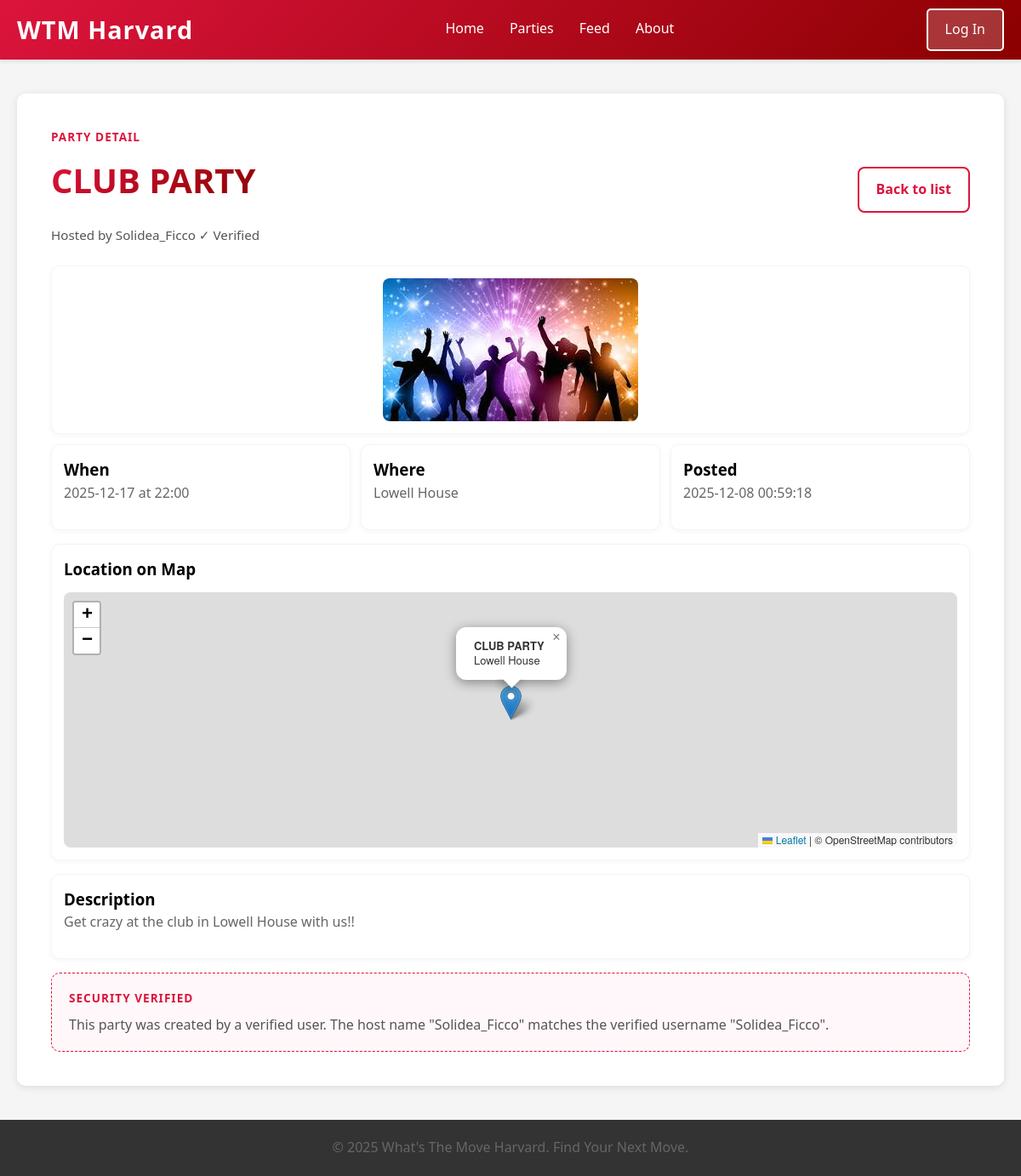
The page /party/12 on the database its author committed.
### tables this page shows
CREATE TABLE parties (id INTEGER PRIMARY KEY AUTOINCREMENT, user_id INTEGER NOT NULL, host_name TEXT NOT NULL, party_name TEXT NOT NULL, location TEXT NOT NULL, date TEXT NOT NULL, time TEXT NOT NULL, description TEXT, created_at TIMESTAMP DEFAULT CURRENT_TIMESTAMP, latitude REAL, longitude REAL, flyer_path TEXT, FOREIGN KEY (user_id) REFERENCES users(id));

CREATE TABLE users (id INTEGER PRIMARY KEY AUTOINCREMENT NOT NULL, username TEXT NOT NULL, hash TEXT NOT NULL, display_name TEXT);

### app.py (the view)
@app.route('/party/<int:party_id>')
def party_detail(party_id):
    conn = get_db_connection()
    party = conn.execute(
        """
        SELECT p.id,
               p.user_id,
               p.party_name,
               p.location,
               p.latitude,
               p.longitude,
               p.date,
               p.time,
               p.description,
               p.host_name,
               p.flyer_path,
               p.created_at,
               u.username AS created_by,
               u.display_name AS verified_host
        FROM parties p
        JOIN users u ON p.user_id = u.id
        WHERE p.id = ?
        """,
        (party_id,),
    ).fetchone()
    conn.close()
    if not party:
        return redirect(url_for('list_page'))
    return render_template('party_detail.html', party=party)

### app.py (called while the page is built)
def get_db_connection():
    conn = sqlite3.connect(DATABASE)
    conn.row_factory = sqlite3.Row
    return conn

### templates/party_detail.html (shortened to what this page needs)
{% extends "template.html" %}
{% block content %}
<div class="container">
    <div class="party-detail-header">
        <div>
            <p class="eyebrow">Party detail</p>
            <h1>{{ party['party_name'] }}</h1>
            <p class="party-meta">
                Hosted by {{ party['verified_host'] }}
                <span class="verified-badge">✓ Verified</span>
            </p>
        </div>
        <a class="btn ghost" href="/list">Back to list</a>
    </div>
    {% if party.flyer_path %}
    <div class="party-detail-card" style="margin-top: 16px;">
        <img src="{{ url_for('static', filename=party.flyer_path) }}"
             alt="{{ party.party_name }} flyer"
             style="max-width: 100%; max-height: 400px; object-fit: cover; border-radius: 8px; display: block; margin: 0 auto;">
    </div>
    {% endif %}
    <div class="party-detail-grid">
        <div class="party-detail-card">
            <h3>When</h3>
            <p>{{ party['date'] }} at {{ party['time'] }}</p>
        </div>
        <div class="party-detail-card">
            <h3>Where</h3>
            <p>{{ party['location'] }}</p>
        </div>
        <div class="party-detail-card">
            <h3>Posted</h3>
            <p>{{ party['created_at'] }}</p>
        </div>
    </div>
    {% if party.latitude and party.longitude %}
    <div class="party-detail-card" style="margin-top: 16px;">
        <h3>Location on Map</h3>
        <div id="partyMap"
             data-lat="{{ party.latitude }}"
             data-lng="{{ party.longitude }}"
             data-party-name="{{ party.party_name }}"
             data-location="{{ party.location }}"
             style="height: 300px; width: 100%; border-radius: 8px; margin-top: 12px;"></div>
    </div>
    {% endif %}
    <div class="party-detail-card" style="margin-top: 16px;">
        <h3>Description</h3>
        <p>{% if party['description'] %}{{ party['description'] }}{% else %}No description provided.{% endif %}</p>
    </div>
    <div class="auth-callout" style="margin-top: 16px;">
        <div>
            <p class="eyebrow">Security verified</p>
            <p class="small" style="margin-top: 6px;">
                This party was created by a verified user. The host name "{{ party['host_name'] }}" matches the verified username "{{ party['verified_host'] }}".
            </p>
        </div>
    </div>
</div>
{% if party.latitude and party.longitude %}
<link rel="stylesheet" href="https://unpkg.com/leaflet@1.9.4/dist/leaflet.css" />
{% endif %}
{% endblock %}

### static/style.css (style rules this page uses)
* { margin: 0; padding: 0; box-sizing: border-box; }
body { font-family: 'Segoe UI', Tahoma, Geneva, Verdana, sans-serif; background-color: #f5f5f5; line-height: 1.6; }
.container { background: white; padding: 40px; border-radius: 10px; box-shadow: 0 2px 10px rgba(0, 0, 0, 0.1); }
h1 { color: #333; margin-bottom: 20px; font-size: 2.5rem; background: linear-gradient(135deg, #dc143c 0%, #8b0000 100%); -webkit-background-clip: text; -webkit-text-fill-color: transparent; background-clip: text; }
p { color: #666; font-size: 1rem; margin-bottom: 15px; }
.eyebrow { text-transform: uppercase; font-size: 0.85rem; letter-spacing: 1px; color: #dc143c; font-weight: 700; margin-bottom: 8px; }
.btn { display: inline-block; padding: 12px 20px; border-radius: 8px; font-weight: 700; text-decoration: none; transition: transform 0.2s ease, box-shadow 0.2s ease, background 0.3s ease, color 0.3s ease; }
.btn.ghost { border: 2px solid #dc143c; color: #dc143c; background: white; }
.auth-callout { margin-top: 20px; padding: 18px 20px; border: 1px dashed #dc143c; border-radius: 10px; background: #fff7f9; display: flex; justify-content: space-between; align-items: center; gap: 14px; }
.auth-callout .small { color: #555; margin-bottom: 0; }
.party-meta { font-size: 0.95rem; color: #555; margin-bottom: 8px; }
.party-detail-header { display: flex; justify-content: space-between; align-items: center; gap: 12px; }
.party-detail-grid { display: grid; grid-template-columns: repeat(auto-fit, minmax(220px, 1fr)); gap: 12px; margin-top: 12px; }
.party-detail-card { border: 1px solid #f1f5f9; border-radius: 10px; padding: 14px; background: #fff; box-shadow: 0 2px 6px rgba(0, 0, 0, 0.04); }
img { max-width: 100%; height: auto; }

### rows shown on the page
parties: party_name "CLUB PARTY", flyer_path (picture), date "2025-12-17", time "22:00", location "Lowell House", created_at "2025-12-08 00:59:18", description "Get crazy at the club in Lowell House with us!!", host_name "Solidea_Ficco"
users: verified_host "Solidea_Ficco"
